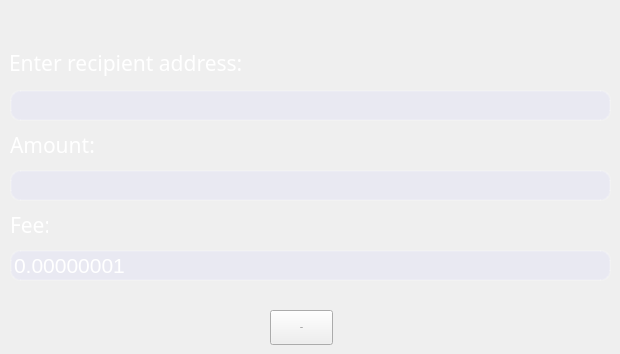
             <widget class="QWidget" name="page_2">
              <property name="styleSheet">
               <string notr="true"/>
              </property>
              <widget class="QLineEdit" name="fee_text">
               <property name="geometry">
                <rect>
                 <x>10</x>
                 <y>250</y>
                 <width>601</width>
                 <height>31</height>
                </rect>
               </property>
               <property name="font">
                <font>
                 <family>MS Sans Serif</family>
                 <pointsize>16</pointsize>
                </font>
               </property>
               <property name="styleSheet">
                <string notr="true">color:white;
border-radius:10px;
border: 2px solid rgba(255,255,255,40);
background-color: rgba(200,200,255,40);</string>
               </property>
               <property name="text">
                <string>0.00000001</string>
               </property>
               <property name="maxLength">
                <number>256</number>
               </property>
               <property name="alignment">
                <set>Qt::AlignLeading|Qt::AlignLeft|Qt::AlignVCenter</set>
               </property>
              </widget>
              <widget class="QPushButton" name="send_btn">
               <property name="geometry">
                <rect>
                 <x>270</x>
                 <y>310</y>
                 <width>63</width>
                 <height>35</height>
                </rect>
               </property>
               <property name="font">
                <font>
                 <family>Microsoft JhengHei UI Light</family>
                 <pointsize>-1</pointsize>
                </font>
               </property>
               <property name="styleSheet">
                <string notr="true">QPushButton{background-color: rgba(0, 0, 0, 0);
font-size:28px;
color:white;
hover:{color:white;}
}
QPushButton:hover{
color:white;
border: 2px solid rgba(255,255,255,40);
border-radius:10px;
background-color: rgba(255,255,255,60);
}</string>
               </property>
               <property name="text">
                <string>Send</string>
               </property>
              </widget>
              <widget class="QLineEdit" name="amount_text">
               <property name="geometry">
                <rect>
                 <x>10</x>
                 <y>170</y>
                 <width>601</width>
                 <height>31</height>
                </rect>
               </property>
               <property name="font">
                <font>
                 <family>MS Sans Serif</family>
                 <pointsize>16</pointsize>
                </font>
               </property>
               <property name="styleSheet">
                <string notr="true">color:white;
border-radius:10px;
border: 2px solid rgba(255,255,255,40);
background-color: rgba(200,200,255,40);</string>
               </property>
               <property name="maxLength">
                <number>256</number>
               </property>
               <property name="alignment">
                <set>Qt::AlignLeading|Qt::AlignLeft|Qt::AlignVCenter</set>
               </property>
              </widget>
              <widget class="QLabel" name="label_6">
               <property name="geometry">
                <rect>
                 <x>10</x>
                 <y>210</y>
                 <width>38</width>
                 <height>26</height>
                </rect>
               </property>
               <property name="maximumSize">
                <size>
                 <width>16777215</width>
                 <height>30</height>
                </size>
               </property>
               <property name="font">
                <font>
                 <family>Microsoft JhengHei UI Light</family>
                 <pointsize>16</pointsize>
                 <hintingpreference>PreferDefaultHinting</hintingpreference>
                </font>
               </property>
               <property name="styleSheet">
                <string notr="true">color:white;</string>
               </property>
               <property name="text">
                <string>Fee:</string>
               </property>
               <property name="alignment">
                <set>Qt::AlignLeading|Qt::AlignLeft|Qt::AlignTop</set>
               </property>
               <property name="wordWrap">
                <bool>true</bool>
               </property>
              </widget>
              <widget class="QLabel" name="label_4">
               <property name="enabled">
                <bool>true</bool>
               </property>
               <property name="geometry">
                <rect>
                 <x>9</x>
                 <y>48</y>
                 <width>593</width>
                 <height>30</height>
                </rect>
               </property>
               <property name="minimumSize">
                <size>
                 <width>4</width>
                 <height>0</height>
                </size>
               </property>
               <property name="maximumSize">
                <size>
                 <width>16777215</width>
                 <height>30</height>
                </size>
               </property>
               <property name="font">
                <font>
                 <family>Microsoft JhengHei UI Light</family>
                 <pointsize>16</pointsize>
                 <hintingpreference>PreferDefaultHinting</hintingpreference>
                </font>
               </property>
               <property name="styleSheet">
                <string notr="true">color:white;</string>
               </property>
               <property name="text">
                <string>Enter recipient address:</string>
               </property>
               <property name="alignment">
                <set>Qt::AlignLeading|Qt::AlignLeft|Qt::AlignTop</set>
               </property>
               <property name="wordWrap">
                <bool>true</bool>
               </property>
              </widget>
              <widget class="QLineEdit" name="addr_text">
               <property name="geometry">
                <rect>
                 <x>10</x>
                 <y>90</y>
                 <width>601</width>
                 <height>31</height>
                </rect>
               </property>
               <property name="font">
                <font>
                 <family>MS Sans Serif</family>
                 <pointsize>16</pointsize>
                </font>
               </property>
               <property name="styleSheet">
                <string notr="true">color:white;
border-radius:10px;
border: 2px solid rgba(255,255,255,40);
background-color: rgba(200,200,255,40);</string>
               </property>
               <property name="maxLength">
                <number>256</number>
               </property>
               <property name="alignment">
                <set>Qt::AlignLeading|Qt::AlignLeft|Qt::AlignVCenter</set>
               </property>
              </widget>
              <widget class="QLabel" name="label_5">
               <property name="geometry">
                <rect>
                 <x>10</x>
                 <y>130</y>
                 <width>593</width>
                 <height>25</height>
                </rect>
               </property>
               <property name="maximumSize">
                <size>
                 <width>600</width>
                 <height>25</height>
                </size>
               </property>
               <property name="font">
                <font>
                 <family>Microsoft JhengHei UI Light</family>
                 <pointsize>16</pointsize>
                 <hintingpreference>PreferDefaultHinting</hintingpreference>
                </font>
               </property>
               <property name="styleSheet">
                <string notr="true">color:white;</string>
               </property>
               <property name="text">
                <string>Amount:</string>
               </property>
               <property name="alignment">
                <set>Qt::AlignLeading|Qt::AlignLeft|Qt::AlignTop</set>
               </property>
               <property name="wordWrap">
                <bool>true</bool>
               </property>
              </widget>
             </widget>
